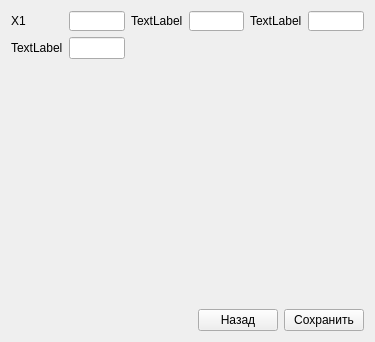
<?xml version="1.0" encoding="UTF-8"?>
<ui version="4.0">
 <class>FormCoordInput</class>
 <widget class="QWidget" name="FormCoordInput">
  <property name="geometry">
   <rect>
    <x>0</x>
    <y>0</y>
    <width>375</width>
    <height>342</height>
   </rect>
  </property>
  <property name="windowTitle">
   <string>Form</string>
  </property>
  <layout class="QHBoxLayout" name="horizontalLayout_3">
   <item>
    <layout class="QVBoxLayout" name="verticalLayout">
     <item>
      <layout class="QHBoxLayout" name="horizontalLayout_2">
       <item>
        <layout class="QFormLayout" name="formLayout">
         <item row="0" column="0">
          <widget class="QLabel" name="label_X1">
           <property name="maximumSize">
            <size>
             <width>133</width>
             <height>20</height>
            </size>
           </property>
           <property name="text">
            <string>X1</string>
           </property>
          </widget>
         </item>
         <item row="0" column="1">
          <widget class="QLineEdit" name="lineEdit_X1">
           <property name="maximumSize">
            <size>
             <width>120</width>
             <height>20</height>
            </size>
           </property>
          </widget>
         </item>
         <item row="1" column="0">
          <widget class="QLabel" name="label">
           <property name="text">
            <string>TextLabel</string>
           </property>
          </widget>
         </item>
         <item row="1" column="1">
          <widget class="QLineEdit" name="lineEdit"/>
         </item>
        </layout>
       </item>
       <item>
        <layout class="QFormLayout" name="formLayout_3">
         <item row="0" column="0">
          <widget class="QLabel" name="label_X13">
           <property name="maximumSize">
            <size>
             <width>133</width>
             <height>20</height>
            </size>
           </property>
           <property name="text">
            <string>TextLabel</string>
           </property>
          </widget>
         </item>
         <item row="0" column="1">
          <widget class="QLineEdit" name="lineEdit_X13">
           <property name="maximumSize">
            <size>
             <width>133</width>
             <height>20</height>
            </size>
           </property>
          </widget>
         </item>
        </layout>
       </item>
       <item>
        <layout class="QFormLayout" name="formLayout_2">
         <item row="0" column="0">
          <widget class="QLabel" name="label_X25">
           <property name="maximumSize">
            <size>
             <width>133</width>
             <height>120</height>
            </size>
           </property>
           <property name="text">
            <string>TextLabel</string>
           </property>
          </widget>
         </item>
         <item row="0" column="1">
          <widget class="QLineEdit" name="lineEdit_X25">
           <property name="maximumSize">
            <size>
             <width>133</width>
             <height>20</height>
            </size>
           </property>
          </widget>
         </item>
        </layout>
       </item>
      </layout>
     </item>
     <item>
      <spacer name="horizontalSpacer_2">
       <property name="orientation">
        <enum>Qt::Horizontal</enum>
       </property>
       <property name="sizeHint" stdset="0">
        <size>
         <width>40</width>
         <height>20</height>
        </size>
       </property>
      </spacer>
     </item>
     <item>
      <spacer name="verticalSpacer">
       <property name="orientation">
        <enum>Qt::Vertical</enum>
       </property>
       <property name="sizeHint" stdset="0">
        <size>
         <width>20</width>
         <height>40</height>
        </size>
       </property>
      </spacer>
     </item>
     <item>
      <layout class="QHBoxLayout" name="horizontalLayout">
       <item>
        <spacer name="horizontalSpacer">
         <property name="orientation">
          <enum>Qt::Horizontal</enum>
         </property>
         <property name="sizeHint" stdset="0">
          <size>
           <width>40</width>
           <height>20</height>
          </size>
         </property>
        </spacer>
       </item>
       <item>
        <widget class="QPushButton" name="pushButton_close">
         <property name="text">
          <string>Назад</string>
         </property>
        </widget>
       </item>
       <item>
        <widget class="QPushButton" name="pushButton_save">
         <property name="text">
          <string>Сохранить</string>
         </property>
        </widget>
       </item>
      </layout>
     </item>
    </layout>
   </item>
  </layout>
 </widget>
 <resources/>
 <connections/>
</ui>
